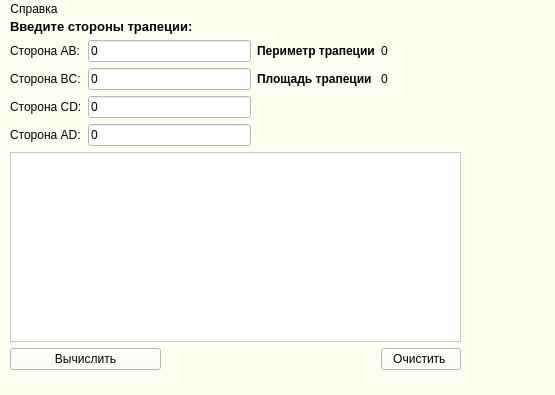
<?xml version="1.0" encoding="UTF-8"?>
<ui version="4.0">
 <class>MainWindow</class>
 <widget class="QMainWindow" name="MainWindow">
  <property name="geometry">
   <rect>
    <x>0</x>
    <y>0</y>
    <width>555</width>
    <height>395</height>
   </rect>
  </property>
  <property name="minimumSize">
   <size>
    <width>555</width>
    <height>0</height>
   </size>
  </property>
  <property name="windowTitle">
   <string>Zadacha_1</string>
  </property>
  <property name="styleSheet">
   <string notr="true">background-color: rgb(255, 255, 242);</string>
  </property>
  <widget class="QWidget" name="centralwidget">
   <widget class="QWidget" name="">
    <property name="geometry">
     <rect>
      <x>10</x>
      <y>0</y>
      <width>451</width>
      <height>351</height>
     </rect>
    </property>
    <layout class="QGridLayout" name="gridLayout">
     <property name="topMargin">
      <number>0</number>
     </property>
     <property name="horizontalSpacing">
      <number>6</number>
     </property>
     <item row="3" column="0">
      <widget class="QLabel" name="label_BC">
       <property name="font">
        <font>
         <pointsize>9</pointsize>
        </font>
       </property>
       <property name="text">
        <string>Сторона BC:</string>
       </property>
      </widget>
     </item>
     <item row="4" column="0">
      <widget class="QLabel" name="label_CD">
       <property name="font">
        <font>
         <pointsize>9</pointsize>
        </font>
       </property>
       <property name="text">
        <string>Сторона CD:</string>
       </property>
      </widget>
     </item>
     <item row="5" column="1">
      <widget class="QLineEdit" name="lineEdit_AD">
       <property name="styleSheet">
        <string notr="true">background-color: rgb(255, 255, 255);</string>
       </property>
       <property name="text">
        <string>0</string>
       </property>
      </widget>
     </item>
     <item row="5" column="0">
      <widget class="QLabel" name="label_AD">
       <property name="font">
        <font>
         <pointsize>9</pointsize>
        </font>
       </property>
       <property name="text">
        <string>Сторона AD:</string>
       </property>
      </widget>
     </item>
     <item row="7" column="0" colspan="2">
      <widget class="QPushButton" name="Button_calc">
       <property name="maximumSize">
        <size>
         <width>151</width>
         <height>41</height>
        </size>
       </property>
       <property name="font">
        <font>
         <pointsize>9</pointsize>
        </font>
       </property>
       <property name="text">
        <string>Вычислить</string>
       </property>
      </widget>
     </item>
     <item row="2" column="2">
      <widget class="QLabel" name="label_text_P">
       <property name="font">
        <font>
         <pointsize>9</pointsize>
         <weight>75</weight>
         <bold>true</bold>
        </font>
       </property>
       <property name="text">
        <string>Периметр трапеции</string>
       </property>
      </widget>
     </item>
     <item row="4" column="1">
      <widget class="QLineEdit" name="lineEdit_CD">
       <property name="styleSheet">
        <string notr="true">background-color: rgb(255, 255, 255);</string>
       </property>
       <property name="text">
        <string>0</string>
       </property>
      </widget>
     </item>
     <item row="7" column="3">
      <widget class="QPushButton" name="pushButton_clear">
       <property name="text">
        <string>Очистить </string>
       </property>
      </widget>
     </item>
     <item row="2" column="0">
      <widget class="QLabel" name="label_AB">
       <property name="maximumSize">
        <size>
         <width>111</width>
         <height>21</height>
        </size>
       </property>
       <property name="font">
        <font>
         <pointsize>9</pointsize>
        </font>
       </property>
       <property name="text">
        <string>Сторона AB:</string>
       </property>
      </widget>
     </item>
     <item row="3" column="2">
      <widget class="QLabel" name="label_text_S">
       <property name="maximumSize">
        <size>
         <width>178</width>
         <height>14</height>
        </size>
       </property>
       <property name="font">
        <font>
         <pointsize>9</pointsize>
         <weight>75</weight>
         <bold>true</bold>
        </font>
       </property>
       <property name="text">
        <string>Площадь трапеции</string>
       </property>
      </widget>
     </item>
     <item row="3" column="3">
      <widget class="QLabel" name="label_result_S">
       <property name="font">
        <font>
         <weight>50</weight>
         <bold>false</bold>
        </font>
       </property>
       <property name="text">
        <string>0</string>
       </property>
      </widget>
     </item>
     <item row="6" column="0" colspan="4">
      <widget class="QPlainTextEdit" name="plainTextEdit">
       <property name="styleSheet">
        <string notr="true">background-color: rgb(255, 255, 255);</string>
       </property>
      </widget>
     </item>
     <item row="0" column="0" colspan="2">
      <widget class="QLabel" name="label_zadacha">
       <property name="maximumSize">
        <size>
         <width>541</width>
         <height>31</height>
        </size>
       </property>
       <property name="font">
        <font>
         <pointsize>10</pointsize>
         <weight>75</weight>
         <bold>true</bold>
        </font>
       </property>
       <property name="text">
        <string>Введите стороны трапеции:</string>
       </property>
      </widget>
     </item>
     <item row="2" column="3">
      <widget class="QLabel" name="label_result_P">
       <property name="text">
        <string>0</string>
       </property>
      </widget>
     </item>
     <item row="3" column="1">
      <widget class="QLineEdit" name="lineEdit_BC">
       <property name="styleSheet">
        <string notr="true">background-color: rgb(255, 255, 255);</string>
       </property>
       <property name="text">
        <string>0</string>
       </property>
      </widget>
     </item>
     <item row="2" column="1">
      <widget class="QLineEdit" name="lineEdit_AB">
       <property name="styleSheet">
        <string notr="true">background-color: rgb(255, 255, 255);</string>
       </property>
       <property name="text">
        <string>0</string>
       </property>
      </widget>
     </item>
    </layout>
   </widget>
  </widget>
  <widget class="QMenuBar" name="menubar">
   <property name="geometry">
    <rect>
     <x>0</x>
     <y>0</y>
     <width>555</width>
     <height>21</height>
    </rect>
   </property>
   <widget class="QMenu" name="menu">
    <property name="title">
     <string>Справка</string>
    </property>
    <addaction name="about_author"/>
   </widget>
   <addaction name="menu"/>
  </widget>
  <widget class="QStatusBar" name="statusbar"/>
  <action name="about_author">
   <property name="text">
    <string>Об авторе</string>
   </property>
  </action>
 </widget>
 <resources/>
 <connections/>
</ui>
